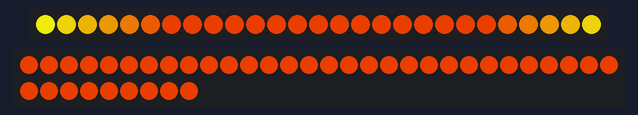
The sketch below on a simulated Arduino Uno, built with avr-gcc and run on an emulated ATmega328P. Parts: 27 RGB LEDs in strip order, left to right, 39 RGB LEDs in strip order, left to right, continuing on the next row. Dim RGB values are drawn brighter than linear.

Above: at 1.09 s.
At 1.69 s:
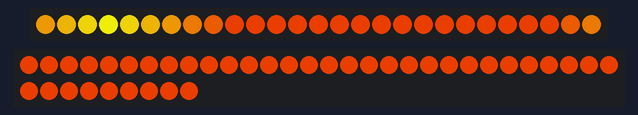
At 2.29 s:
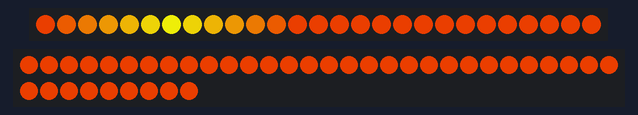
At 3.48 s:
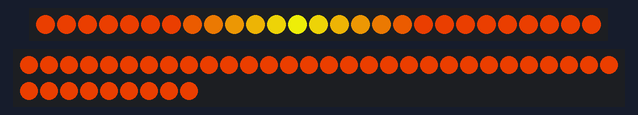
At 4.69 s:
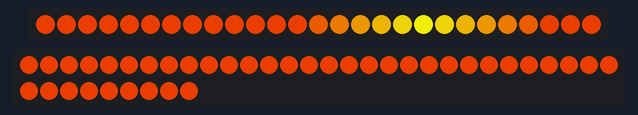
At 5.89 s:
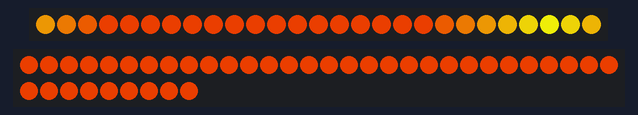

Measured:
- by itself, everything shown: repeats every 5.4 s, in 27 steps

The sketch:

tron_prototype_luke.ino
```cpp
#include <Adafruit_NeoPixel.h>

#define PIN1 6
#define PIN2 9
#define STRIP_1_NUM_LEDS 27
#define STRIP_2_NUM_LEDS 39
#define BRIGHTNESS 200

// Pulse pink
#define PULSE_R 255
#define PULSE_G 255
#define PULSE_B 10

// Base purple
#define BASE_R 240
#define BASE_G 64
#define BASE_B 0


Adafruit_NeoPixel strip1(STRIP_1_NUM_LEDS, PIN1, NEO_GRB + NEO_KHZ800);
Adafruit_NeoPixel strip2(STRIP_2_NUM_LEDS, PIN2, NEO_GRB + NEO_KHZ800);

unsigned long previousMillis = 0;
const long interval = 200;
int pulsePos = 0;

void setup() {
  strip1.begin();
  strip1.setBrightness(BRIGHTNESS);
  strip1.fill(strip1.Color(BASE_R, BASE_G, BASE_B), 0, 0);
  strip1.show();
  strip2.begin();
  strip2.setBrightness(BRIGHTNESS);
  for (int i = 0; i < 19; i++) {
    if (i < 2) {
      strip2.setPixelColor(i + 37, strip2.Color(BASE_R, BASE_G, BASE_B));
      strip2.setPixelColor(36 - i, strip2.Color(BASE_R, BASE_G, BASE_B));
    }
    else {
      strip2.setPixelColor(i - 2, strip2.Color(BASE_R, BASE_G, BASE_B));
      strip2.setPixelColor(36 - i, strip2.Color(BASE_R, BASE_G, BASE_B));
    }
    strip2.show();
    delay(50);
  }
  strip2.setPixelColor(17, strip2.Color(BASE_R, BASE_G, BASE_B));
  strip2.show();
}

void loop() {
  unsigned long currentMillis = millis();
  if (currentMillis - previousMillis >= interval) {
    previousMillis = currentMillis;

    // Reset LEDs to base color
    for (int i = 0; i < STRIP_1_NUM_LEDS; i++) {
      strip1.setPixelColor(i, BASE_R, BASE_G, BASE_B);
    }

    // Pulse with fading edges
    int pulseWidth = 12;
    for (int i = -pulseWidth / 2; i <= pulseWidth / 2; i++) {
      int index = pulsePos + i;
      if (index < 0) index += STRIP_1_NUM_LEDS;
      if (index >= STRIP_1_NUM_LEDS) index -= STRIP_1_NUM_LEDS;

      float distance = abs(i);
      float fade = 1.0 - (distance / (pulseWidth / 2.0));
      if (fade < 0) fade = 0;

      // Blend channels manually
      uint8_t r = BASE_R + (PULSE_R - BASE_R) * fade;
      uint8_t g = BASE_G + (PULSE_G - BASE_G) * fade;
      uint8_t b = BASE_B + (PULSE_B - BASE_B) * fade;

      strip1.setPixelColor(index, r, g, b);  // <-- Pass separate r,g,b
    }

    strip1.show();

    // Advance pulse
    pulsePos++;
    if (pulsePos >= STRIP_1_NUM_LEDS) pulsePos = 0;
  }
}
```
